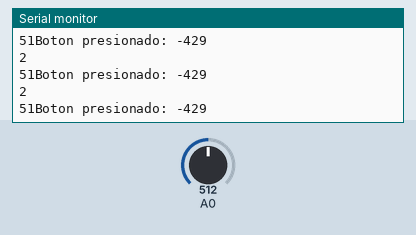
A sketch run on a simulated Arduino Uno, built with avr-gcc and run on an emulated ATmega328P. Parts: the last lines printed to the serial monitor. The test bench sets the inputs (shaded band); at power-on: A0 = 512.

Above: at 0.8 s.
0.9 s: A0 set to 611
At 1.6 s:
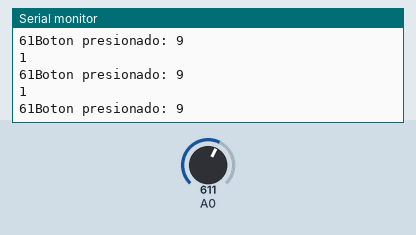
2.4 s: A0 set to 643
At 3.0 s:
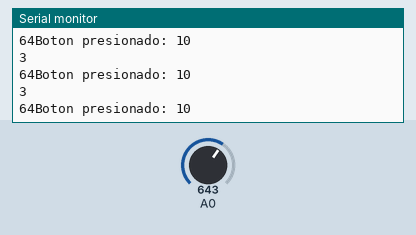
8.4 s: A0 set to 8
At 9.3 s:
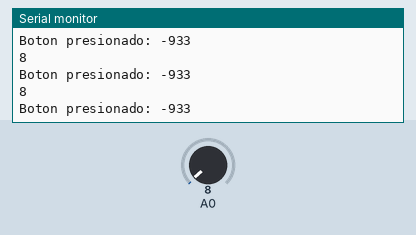
11.4 s: A0 set to 11
At 12.0 s:
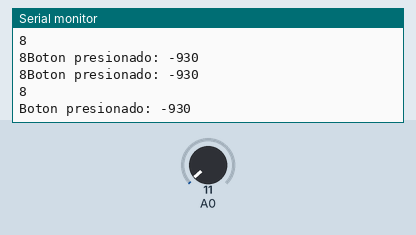
14.4 s: A0 set to 77
At 15.4 s:
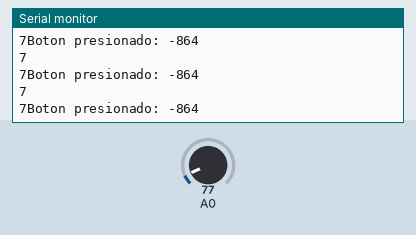
15.9 s: A0 set to 87
At 16.4 s:
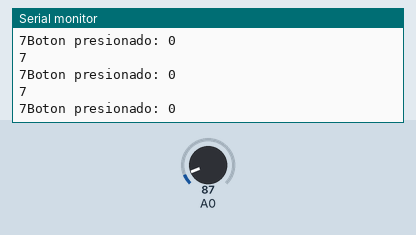
Timing chart, 0 to 18.4 s (numbered marks = the images above; inputs shaded):
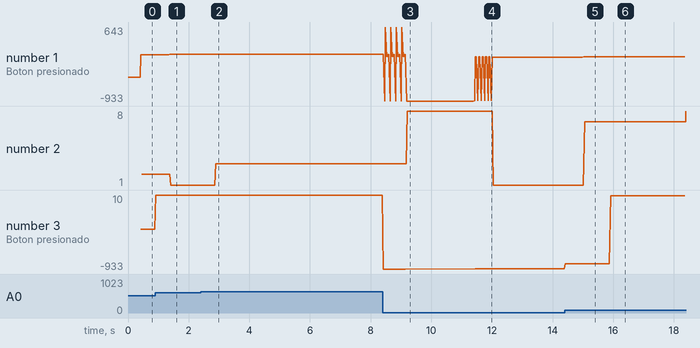

Measured:
- after the input at 0.9 s, the serial monitor: prints a new line at once (image 1)
- after the input at 2.4 s, the serial monitor: prints a new line at once (image 2)
- after the input at 8.4 s, the serial monitor: prints a new line at once (image 3)
- after the input at 11.4 s, the serial monitor: prints a new line at once (image 4)
- after the input at 14.4 s, the serial monitor: prints a new line at once (image 5)
- after the input at 15.9 s, the serial monitor: prints a new line at once (image 6)
- plotted number 1: 51 → 61 after the input at 0.9 s, 61 → 64 after the input at 2.4 s, 64 → -933 after the input at 8.4 s, -933 → 1 after the input at 11.4 s, 1 → 7 after the input at 14.4 s
- plotted number 2: 2 → 1 after the input at 0.9 s, 1 → 3 after the input at 2.4 s, 3 → 8 after the input at 8.4 s, 8 → 1 after the input at 11.4 s, 1 → 7 after the input at 14.4 s

The sketch:

SketchPruebaSensorColor.ino
```cpp
#define F_CPU 16000000UL
#include <avr/io.h>
#include <util/delay.h>
#include <stdlib.h>  // for itoa()

// ----------- ADC SETUP -----------
void adc_init(void) {
    ADMUX = (1 << REFS0); // use AVcc (5V) as voltage reference
    ADCSRA = (1 << ADEN)  // enable ADC
           | (1 << ADPS2) | (1 << ADPS1); // prescaler = 64 → 250kHz ADC clock
}

uint16_t adc_read(uint8_t channel) {
    ADMUX = (ADMUX & 0xF0) | (channel & 0x0F); // select channel 0–5
    ADCSRA |= (1 << ADSC);                     // start conversion
    while (ADCSRA & (1 << ADSC));              // wait for it to finish
    return ADC;                                // read 10-bit result
}

// ----------- UART SETUP -----------
void uart_init(uint16_t ubrr) {
    UBRR0H = (unsigned char)(ubrr >> 8);
    UBRR0L = (unsigned char)ubrr;        // set baud rate
    UCSR0B = (1 << TXEN0);               // enable transmitter
    UCSR0C = (1 << UCSZ01) | (1 << UCSZ00); // 8 data bits, 1 stop bit
}

void uart_send_char(char data) {
    while (!(UCSR0A & (1 << UDRE0)));    // wait for empty buffer
    UDR0 = data;                         // send character
}

void uart_send_string(const char *str) {
    while (*str) {
        uart_send_char(*str++);
    }
}

int bttSlct(int vlAn){
  if (vlAn >= 82 && vlAn < 122){
    return 0;
  } else if (vlAn >= 137 && vlAn < 177){
    return 1;
  } else if (vlAn >= 191 && vlAn < 231){
    return 2;
  } else if (vlAn >= 246 && vlAn < 286){
    return 3;
  } else if (vlAn >= 300 && vlAn < 380){
    return 4;
  } else if (vlAn >= 355 && vlAn < 395){
    return 5;
  } else if (vlAn >= 410 && vlAn < 450){
    return 6;
  } else if (vlAn >= 464 && vlAn < 504){
    return 7;
  } else if (vlAn >= 519 && vlAn < 559){
    return 8;
  } else if (vlAn >= 573 && vlAn < 613){
    return 9;
  } else if (vlAn >= 628 && vlAn < 668){
    return 10;
  } else if (vlAn >= 683 && vlAn < 723){
    return 11;
  } else if (vlAn >= 737 && vlAn < 777){
    return 12;
  } else if (vlAn >= 792 && vlAn < 832){
    return 13;
  } else if (vlAn >= 846 && vlAn < 886){
    return 14;
  } else if (vlAn >= 901 && vlAn < 941){
    return 15;
  }
}

// ----------- MAIN PROGRAM -----------
int main(void) {
    adc_init();
    uart_init(103);  // Baud rate 9600 for 16MHz (UBRR = 103)

    char buffer[10];

    while (1) {
        uint16_t value = adc_read(0);   // read analog pin A0
        //itoa(value, buffer, 10);        // convert integer to string
        int boton = bttSlct(value);
        itoa(boton, buffer, 10);        // convert integer to string
        uart_send_string("Boton presionado: ");
        uart_send_string(buffer);
        uart_send_string("\r\n");       // new line for serial monitor
        Serial.println(value);

        _delay_ms(10);
    }
}
```
